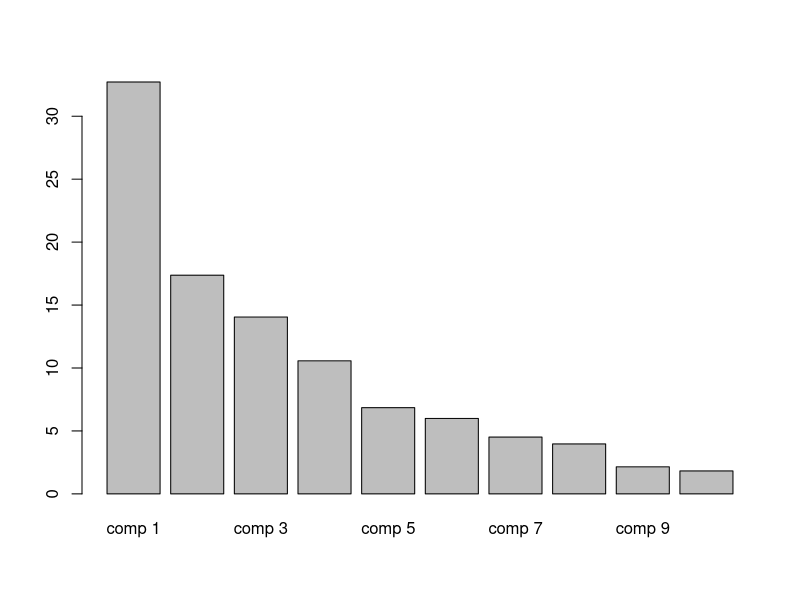
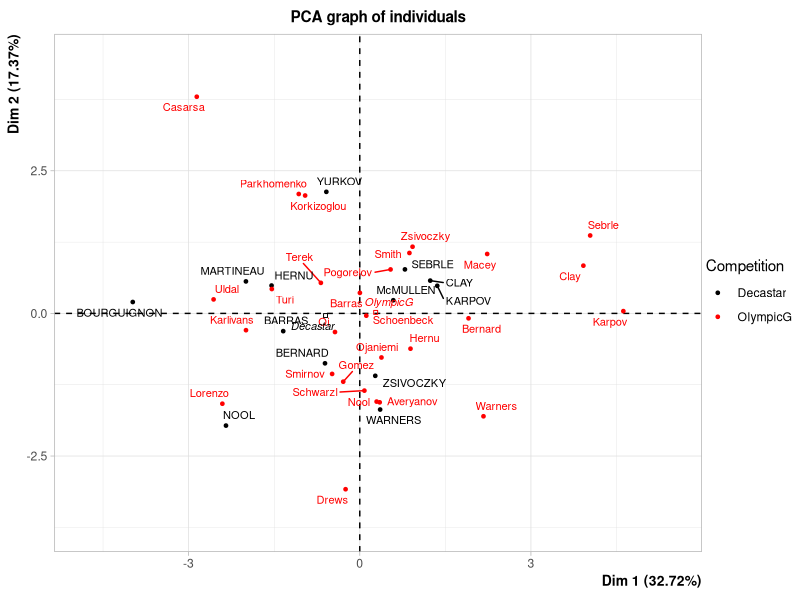
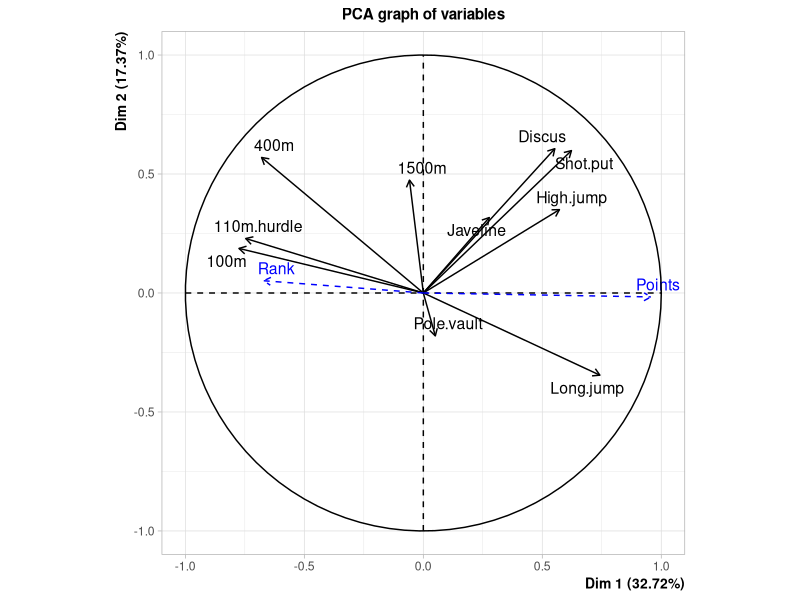
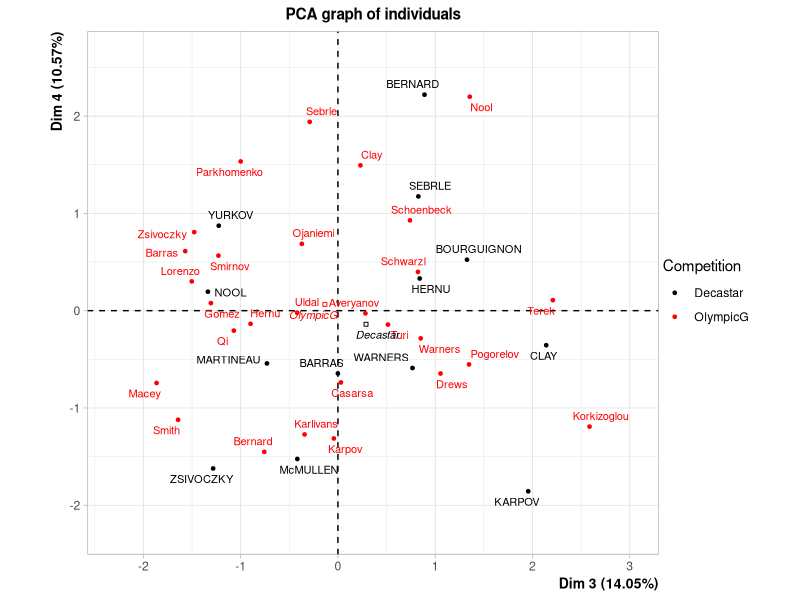
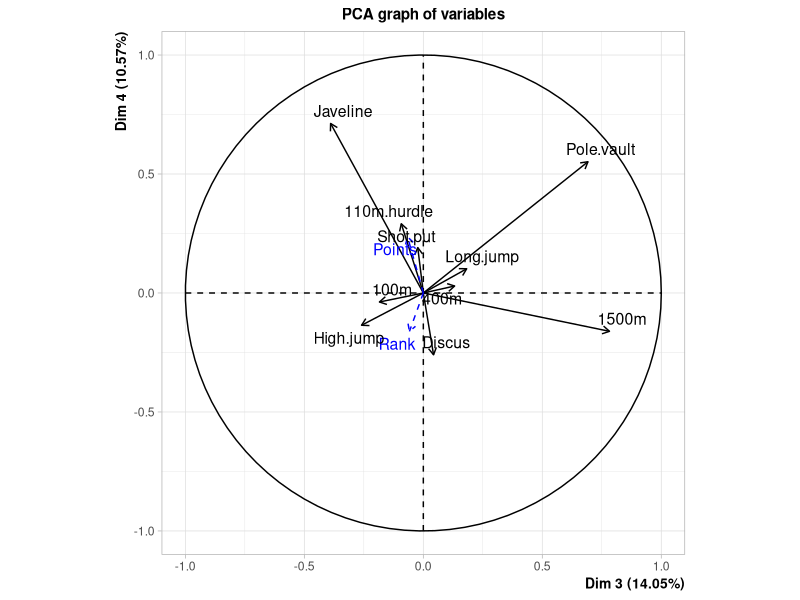

Write the R code that produced these figures, in order.
## ---- chunk 1
knitr::opts_chunk$set(fig.align = 'center',fig.pos = 'H')
#position par defaut des figures dans le pdf : centrees et a l'endroit ou on les construit
## ---- chunk 2
rm(list=ls())
library(FactoMineR)
data("decathlon")
## ---- chunk 3
names(decathlon)
str(decathlon)
summary(decathlon)
## ---- chunk 4
#scale centre et reduit la matrice des variables quantitatives
head(scale(decathlon[,-13]),10)
tail(scale(decathlon[,-13]),10)
## ---- chunk 5
summary(decathlon[,c("High.jump","1500m")])
## ---- chunk 6
res.pca<-PCA(decathlon,quanti.sup =11:12,quali.sup=13,graph=F)
## ---- chunk 7
barplot(res.pca$eig[,2],main="")
## ---- chunk 8
knitr::kable(res.pca$eig,align='c',caption="Informations sur les valeurs propres de $S$")
## ---- chunk 9
names(res.pca$ind)
head(res.pca$ind$coord)
head(res.pca$ind$cos2)
res.pca$ind$contrib
head(res.pca$ind$dist)
## ---- chunk 10
names(res.pca$var)
res.pca$var$coord
res.pca$var$cor
res.pca$var$cos2
res.pca$var$contrib
## ---- chunk 11
names(res.pca$quanti.sup)
res.pca$quanti.sup$coord
res.pca$quanti.sup$cor
res.pca$quanti.sup$cos2
## ---- chunk 12
plot(res.pca,choix="ind",habillage=13,cex=0.7)
## ---- chunk 13
plot(res.pca,choix="var")
## ---- chunk 14
plot(res.pca,choix="ind",habillage=13,axes=3:4,cex=0.7)
plot(res.pca,choix="var",axes=3:4)
